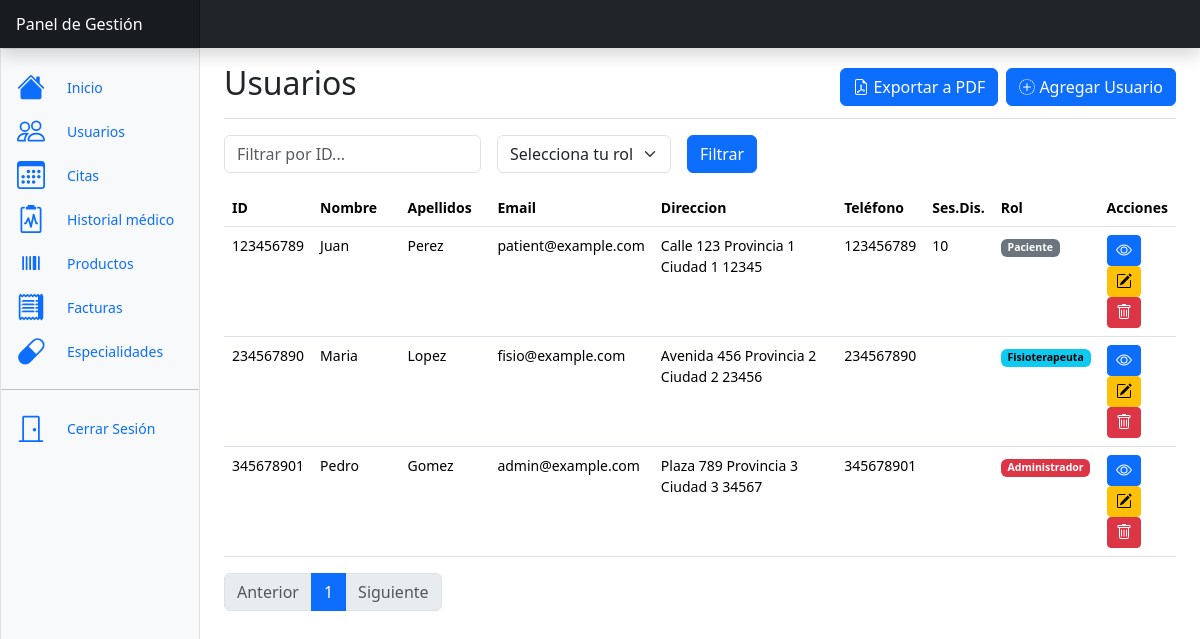
The app's page /pages/users.php?pagina=1 (signed in) with its own data.
### tables this page shows
CREATE TABLE usuarios (
  usuario_id VARCHAR(9) PRIMARY KEY,
  acerca_de VARCHAR(255),
  nombre VARCHAR(255),
  apellidos VARCHAR(255),
  telefono VARCHAR(100),
  fecha_nacimiento DATE,
  direccion VARCHAR(100),
  provincia VARCHAR(100),
  municipio VARCHAR(100),
  cp VARCHAR(7),
  email VARCHAR(100) UNIQUE,
  pass VARCHAR(255),
  rol ENUM('Administrador', 'Paciente', 'Fisioterapeuta'),
  genero ENUM('hombre', 'mujer', 'otro'),
  especialidad INT,
  sesiones_disponibles INT,
  FOREIGN KEY (especialidad) REFERENCES especialidades(especialidad_id)
);

### models/BaseModel.php (called while the page is built, shortened)
<?php
class BaseModel
{
    protected static $conexion = null;
    public function __construct()
    {
        if (self::$conexion === null) {
            $host = 'mysql';
            $usuario = 'root';
            $contrasena = 'root';
            $base_de_datos = 'clinic-managment';
            self::$conexion = new mysqli($host, $usuario, $contrasena, $base_de_datos);
        }
    }
    public function read($tabla, $condicion = '')
    {
        $sql = "SELECT * FROM `$tabla`";
        $resultado = self::$conexion->query($sql);
        $datos = array();
        while ($fila = $resultado->fetch_assoc()) {
            $datos[] = $fila;
        }
        return $datos;
    }
}

### controllers/UserController.php (called while the page is built, shortened)
<?php
require_once '../models/UserModel.php';
class UserController
{
    private $usuarioModel;
    public function __construct()
    {
        $this->usuarioModel = new UserModel();
    }
    public function obtenerUsuariosPaginados($iniciar, $articulos_x_pagina)
    {
        return $this->usuarioModel->obtenerUsuariosPaginados($iniciar, $articulos_x_pagina);
    }
    public function obtenerUsuarios()
    {
        return $this->usuarioModel->read('usuarios');
    }
}

### models/UserModel.php (called while the page is built, shortened)
<?php
require_once 'BaseModel.php';
class UserModel extends BaseModel
{
    public function obtenerUsuariosPaginados($iniciar, $articulos_x_pagina)
    {
        $sql = "SELECT * FROM usuarios LIMIT $iniciar, $articulos_x_pagina";
        $resultado = self::$conexion->query($sql);
        $resultado =  self::$conexion->query($sql);
        $datos = array();
        while ($fila = $resultado->fetch_assoc()) {
            $datos[] = $fila;
        }
        return $datos;
    }
}

### pages/users.php (shortened to what this page needs)
<?php
require_once '../controllers/UserController.php';
$userController = new UserController();
$articulos_x_pagina = 10;
$usuarios = $userController->obtenerUsuarios();
$iniciar = ($_GET['pagina'] - 1) * $articulos_x_pagina;
$filtro_usuario_id = isset($_POST['usuario_id']) ? $_POST['usuario_id'] : '';
$filtro_rol = isset($_POST['rol']) ? $_POST['rol'] : '';
if (!empty($filtro_usuario_id) || !empty($filtro_rol)) {
    $usuariosPaginados = $userController->buscarUsuarios($filtro_usuario_id, $filtro_rol);
} else {
    $usuariosPaginados = $userController->obtenerUsuariosPaginados($iniciar, $articulos_x_pagina);
}
$n_botones_paginacion = ceil(count($usuarios) / ($articulos_x_pagina));
include_once './includes/dashboard.php';
?>
<div class="d-flex justify-content-between flex-wrap flex-md-nowrap align-items-center pt-3 pb-2 mb-3 border-bottom">
    <h1 class="h2">Usuarios</h1>
    <div class="d-flex justify-content-end align-items-center">
        <form action="../scripts/user_manager.php" method="POST">
            <div class="col-auto">
                <button class="btn btn-primary me-2" type="submit">
                    Exportar a PDF
                </button>
            </div>
        </form>
        <button type="button" class="btn btn-primary" data-bs-toggle="modal" data-bs-target="#agregarModal">
            Agregar Usuario
        </button>
    </div>
</div>
<div class="table-responsive small">
    <form class="row g-3" method="post" action="">
        <div class="col-auto">
            <input type="text" class="form-control" id="usuario_id" name="usuario_id" placeholder="Filtrar por ID...">
        </div>
        <div class="col-auto">
            <select class="form-select" id="rol" name="rol" aria-label="Selecciona tu rol">
                <option selected value="" hidden>Selecciona tu rol</option>
            </select>
        </div>
        <div class="col-auto">
            <button type="submit" class="btn btn-primary mb-3">Filtrar</button>
        </div>
    </form>
    <div class="row">
        <div class="col">
            <div class="table-responsive">
                <table class="table">
                    <thead>
                        <tr>
                            <th scope="col" style="width: 5%;">ID</th>
                            <th scope="col" style="width: 10%;">Nombre</th>
                            <th scope="col" style="width: 10%;">Apellidos</th>
                            <th scope="col" style="width: 15%;">Email</th>
                            <th scope="col" style="width: 25%;">Direccion</th>
                            <th scope="col" style="width: 5%;">Teléfono</th>
                            <th scope="col" style="width: 5%;">Ses.Dis.</th>
                            <th scope="col" style="width: 5%;">Rol</th>
                            <th scope="col" style="width: 8%;">Acciones</th>
                        </tr>
                    </thead>
                    <tbody>
                        <?php if (!empty($usuariosPaginados)) : ?>
                            <?php foreach ($usuariosPaginados as $usuario) : ?>
                                <tr>
                                    <td><?php echo $usuario['usuario_id']; ?></td>
                                    <td><?php echo $usuario['nombre']; ?></td>
                                    <td><?php echo $usuario['apellidos']; ?></td>
                                    <td><?php echo $usuario['email']; ?></td>
                                    <td><?php echo $usuario['direccion'] . ' ' . $usuario['provincia'] . ' ' . $usuario['municipio'] . ' ' . $usuario['cp'] ?></td>
                                    <td><?php echo $usuario['telefono']; ?></td>
                                    <td><?php echo $usuario['sesiones_disponibles']; ?></td>
                                    <td>
                                        <?php
                                        $rol = $usuario['rol'];
                                        switch ($rol) {
                                            case 'Paciente':
                                                $text_gb_class = 'text-bg-secondary';
                                                break;
                                            case 'Fisioterapeuta':
                                                $text_gb_class = 'text-bg-info';
                                                break;
                                            case 'Administrador':
                                                $text_gb_class = 'text-bg-danger';
                                                break;
                                        }
                                        ?>
                                        <span class="badge <?php echo $text_gb_class; ?>">
                                            <?php echo $rol; ?>
                                        </span>
                                    </td>
                                    <td>
                                        <a class="btn btn-sm btn-primary" href="userdetail.php?usuario_id=<?php echo $usuario['usuario_id']; ?>">
                                        </a>
                                        <button class="btn btn-sm btn-warning" data-bs-toggle="modal" data-bs-target="#edit_<?php echo $usuario['usuario_id']; ?>">
                                        </button>
                                        <button class="btn btn-sm btn-danger" data-bs-toggle="modal" data-bs-target="#delete_<?php echo $usuario['usuario_id']; ?>">
                                            </button>
                                    </td>
                                </tr>
                            <?php endforeach; ?>
                        <?php else : ?>
                            <tr>
                                <td colspan="6">No se encontraron usuarios.</td>
                            </tr>
                        <?php endif; ?>
                    </tbody>
                </table>
            </div>
        </div>
    </div>
    <nav aria-label="Page navigation example">
        <ul class="pagination justify-content-start">
            <li class="page-item <? echo $_GET['pagina'] <= 1 ? 'disabled' : '' ?>">
                <a class="page-link" href="users.php?pagina=<?php echo $_GET['pagina'] - 1 ?>">Anterior</a>
            </li>
            <?php for ($i = 0; $i < $n_botones_paginacion; $i++) : ?>
                <li class="page-item <? echo $_GET['pagina'] == $i + 1 ? 'active' : '' ?>"><a class="page-link" href="users.php?pagina=<?php echo $i + 1 ?>"><?php echo $i + 1 ?></a></li>
            <?php endfor ?>
            <li class="page-item <? echo $_GET['pagina'] >= $n_botones_paginacion ? 'disabled' : '' ?>">
                <a class="page-link" href="users.php?pagina=<?php echo $_GET['pagina'] + 1 ?>">Siguiente</a>
            </li>
        </ul>
    </nav>
</div>
</main>
</body>
</html>

### assets/custom/css/style.css (style rules this page uses)
.bi { vertical-align: -.125em; fill: currentColor; }

### records on screen
usuarios: usuario_id "123456789", nombre "Juan", apellidos "Perez", email "patient@example.com", direccion "Calle 123", provincia "Provincia 1", municipio "Ciudad 1", cp "12345", telefono "123456789", sesiones_disponibles "10", rol "Paciente"
usuarios: usuario_id "234567890", nombre "Maria", apellidos "Lopez", email "fisio@example.com", direccion "Avenida 456", provincia "Provincia 2", municipio "Ciudad 2", cp "23456", telefono "234567890", rol "Fisioterapeuta"
usuarios: usuario_id "345678901", nombre "Pedro", apellidos "Gomez", email "admin@example.com", direccion "Plaza 789", provincia "Provincia 3", municipio "Ciudad 3", cp "34567", telefono "345678901", rol "Administrador"
